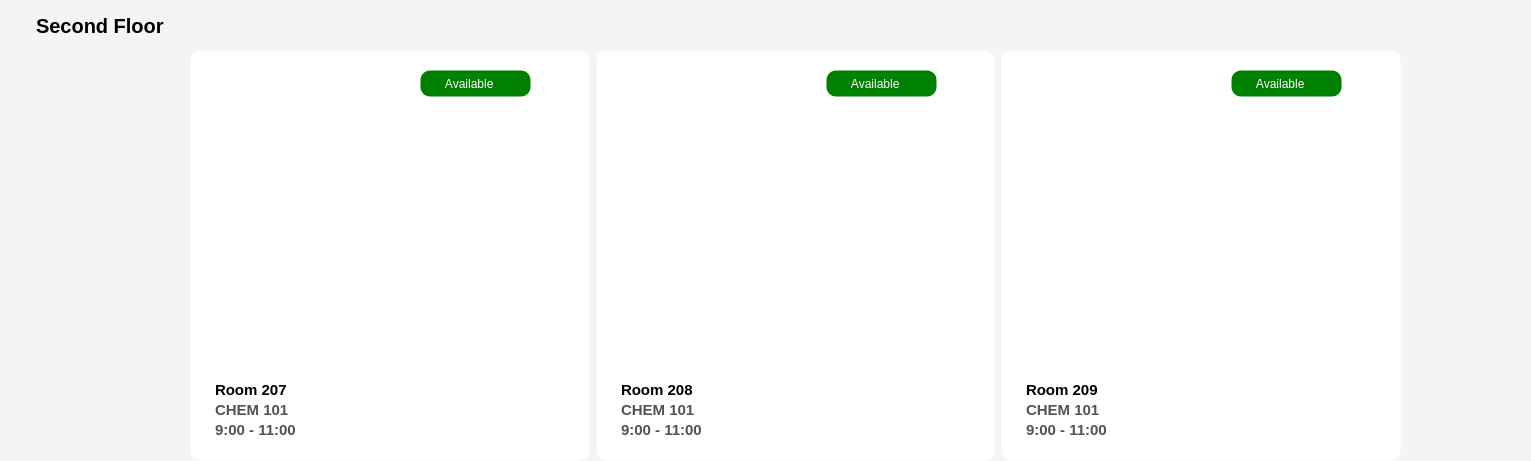
        <widget class="QFrame" name="Floor_frame_2">
         <property name="geometry">
          <rect>
           <x>330</x>
           <y>560</y>
           <width>1531</width>
           <height>461</height>
          </rect>
         </property>
         <property name="styleSheet">
          <string notr="true">QFrame {
    background-color: rgba(244, 244, 245, 255);
    border-radius: 11px;
    border: 1px solid transparent;  /* You can change this to a visible color if needed */
}
</string>
         </property>
         <property name="frameShape">
          <enum>QFrame::StyledPanel</enum>
         </property>
         <property name="frameShadow">
          <enum>QFrame::Raised</enum>
         </property>
         <widget class="QLabel" name="floor_title_3">
          <property name="geometry">
           <rect>
            <x>30</x>
            <y>0</y>
            <width>1181</width>
            <height>51</height>
           </rect>
          </property>
          <property name="styleSheet">
           <string notr="true">font-size:20px;
color:black;
font-weight:bold;</string>
          </property>
          <property name="text">
           <string>Second Floor</string>
          </property>
         </widget>
         <widget class="QFrame" name="room_frame_1">
          <property name="geometry">
           <rect>
            <x>180</x>
            <y>40</y>
            <width>1231</width>
            <height>431</height>
           </rect>
          </property>
          <property name="frameShape">
           <enum>QFrame::StyledPanel</enum>
          </property>
          <property name="frameShadow">
           <enum>QFrame::Raised</enum>
          </property>
          <layout class="QHBoxLayout" name="horizontalLayout_4">
           <item>
            <widget class="QFrame" name="room_card_5">
             <property name="styleSheet">
              <string notr="true">QFrame{
	background-color:white;
	border-radius:10px;
	padding:10px;
}

QFrame::hover{

	background-color:rgba(0, 170, 0,0.01)
}</string>
             </property>
             <property name="frameShape">
              <enum>QFrame::StyledPanel</enum>
             </property>
             <property name="frameShadow">
              <enum>QFrame::Raised</enum>
             </property>
             <layout class="QVBoxLayout" name="verticalLayout_29">
              <item>
               <widget class="QFrame" name="status_frame_5">
                <property name="styleSheet">
                 <string notr="true">QFrame{
	max-height:25px;
	padding:0px;
background-color:transparent;
	
}</string>
                </property>
                <property name="frameShape">
                 <enum>QFrame::StyledPanel</enum>
                </property>
                <property name="frameShadow">
                 <enum>QFrame::Raised</enum>
                </property>
                <widget class="QLabel" name="room_207_status">
                 <property name="geometry">
                  <rect>
                   <x>210</x>
                   <y>0</y>
                   <width>111</width>
                   <height>27</height>
                  </rect>
                 </property>
                 <property name="styleSheet">
                  <string notr="true">QLabel{
background-color:green;
padding:5px;
width:auto;
color:white;
}</string>
                 </property>
                 <property name="text">
                  <string>     Available</string>
                 </property>
                </widget>
               </widget>
              </item>
              <item>
               <widget class="QFrame" name="frame_61">
                <property name="styleSheet">
                 <string notr="true">QFrame{
padding:0px;
margin:0px;

}</string>
                </property>
                <property name="frameShape">
                 <enum>QFrame::StyledPanel</enum>
                </property>
                <property name="frameShadow">
                 <enum>QFrame::Raised</enum>
                </property>
                <widget class="QLabel" name="room_img_5">
                 <property name="geometry">
                  <rect>
                   <x>0</x>
                   <y>0</y>
                   <width>331</width>
                   <height>251</height>
                  </rect>
                 </property>
                 <property name="styleSheet">
                  <string notr="true">QLabel{
	background-color:white;
	border-radius:5px;
}</string>
                 </property>
                 <property name="text">
                  <string/>
                 </property>
                 <property name="pixmap">
                  <pixmap resource="resources.qrc">:/resource/assets/room.jpg</pixmap>
                 </property>
                 <property name="scaledContents">
                  <bool>true</bool>
                 </property>
                </widget>
               </widget>
              </item>
              <item>
               <widget class="QFrame" name="frame_62">
                <property name="styleSheet">
                 <string notr="true">QFrame{
	max-height:40px;
	border-radius:none;
}
QLabel{
	border-radius:none;
}</string>
                </property>
                <property name="frameShape">
                 <enum>QFrame::StyledPanel</enum>
                </property>
                <property name="frameShadow">
                 <enum>QFrame::Raised</enum>
                </property>
                <widget class="QLabel" name="Room_name_5">
                 <property name="geometry">
                  <rect>
                   <x>0</x>
                   <y>0</y>
                   <width>321</width>
                   <height>21</height>
                  </rect>
                 </property>
                 <property name="styleSheet">
                  <string notr="true">QLabel{
	padding:0px;
	font-size:15px;
	color:black;
	font-weight:bold;
}</string>
                 </property>
                 <property name="text">
                  <string>Room 207</string>
                 </property>
                </widget>
                <widget class="QLabel" name="class_name_5">
                 <property name="geometry">
                  <rect>
                   <x>0</x>
                   <y>20</y>
                   <width>321</width>
                   <height>21</height>
                  </rect>
                 </property>
                 <property name="styleSheet">
                  <string notr="true">QLabel{
	padding:0px;
	font-size:15px;
	color:rgb(83, 83, 83);
	font-weight:bold;
}</string>
                 </property>
                 <property name="text">
                  <string>CHEM 101</string>
                 </property>
                </widget>
                <widget class="QLabel" name="class_time_5">
                 <property name="geometry">
                  <rect>
                   <x>0</x>
                   <y>40</y>
                   <width>321</width>
                   <height>21</height>
                  </rect>
                 </property>
                 <property name="styleSheet">
                  <string notr="true">QLabel{
	padding:0px;
	font-size:15px;
	color:rgb(83, 83, 83);
	font-weight:bold;
}</string>
                 </property>
                 <property name="text">
                  <string>9:00 - 11:00</string>
                 </property>
                </widget>
               </widget>
              </item>
             </layout>
            </widget>
           </item>
           <item>
            <widget class="QFrame" name="room_card_8">
             <property name="styleSheet">
              <string notr="true">QFrame{
	background-color:white;
	border-radius:10px;
	padding:10px;
}

QFrame::hover{

	background-color:rgba(0, 170, 0,0.01)
}</string>
             </property>
             <property name="frameShape">
              <enum>QFrame::StyledPanel</enum>
             </property>
             <property name="frameShadow">
              <enum>QFrame::Raised</enum>
             </property>
             <layout class="QVBoxLayout" name="verticalLayout_32">
              <item>
               <widget class="QFrame" name="status_frame_8">
                <property name="styleSheet">
                 <string notr="true">QFrame{
	max-height:25px;
	padding:0px;
background-color:transparent;
	
}</string>
                </property>
                <property name="frameShape">
                 <enum>QFrame::StyledPanel</enum>
                </property>
                <property name="frameShadow">
                 <enum>QFrame::Raised</enum>
                </property>
                <widget class="QLabel" name="room_208_status">
                 <property name="geometry">
                  <rect>
                   <x>210</x>
                   <y>0</y>
                   <width>111</width>
                   <height>27</height>
                  </rect>
                 </property>
                 <property name="styleSheet">
                  <string notr="true">QLabel{
background-color:green;
padding:5px;
width:auto;
color:white;
}</string>
                 </property>
                 <property name="text">
                  <string>     Available</string>
                 </property>
                </widget>
               </widget>
              </item>
              <item>
               <widget class="QFrame" name="frame_67">
                <property name="styleSheet">
                 <string notr="true">QFrame{
padding:0px;
margin:0px;

}</string>
                </property>
                <property name="frameShape">
                 <enum>QFrame::StyledPanel</enum>
                </property>
                <property name="frameShadow">
                 <enum>QFrame::Raised</enum>
                </property>
                <widget class="QLabel" name="room_img_8">
                 <property name="geometry">
                  <rect>
                   <x>0</x>
                   <y>0</y>
                   <width>331</width>
                   <height>251</height>
                  </rect>
                 </property>
                 <property name="styleSheet">
                  <string notr="true">QLabel{
	background-color:white;
	border-radius:5px;
}</string>
                 </property>
                 <property name="text">
                  <string/>
                 </property>
                 <property name="pixmap">
                  <pixmap resource="resources.qrc">:/resource/assets/room.jpg</pixmap>
                 </property>
                 <property name="scaledContents">
                  <bool>true</bool>
                 </property>
                </widget>
               </widget>
              </item>
              <item>
               <widget class="QFrame" name="frame_68">
                <property name="styleSheet">
                 <string notr="true">QFrame{
	max-height:40px;
	border-radius:none;
}
QLabel{
	border-radius:none;
}</string>
                </property>
                <property name="frameShape">
                 <enum>QFrame::StyledPanel</enum>
                </property>
                <property name="frameShadow">
                 <enum>QFrame::Raised</enum>
                </property>
                <widget class="QLabel" name="Room_name_8">
                 <property name="geometry">
                  <rect>
                   <x>0</x>
                   <y>0</y>
                   <width>321</width>
                   <height>21</height>
                  </rect>
                 </property>
                 <property name="styleSheet">
                  <string notr="true">QLabel{
	padding:0px;
	font-size:15px;
	color:black;
	font-weight:bold;
}</string>
                 </property>
                 <property name="text">
                  <string>Room 208</string>
                 </property>
                </widget>
                <widget class="QLabel" name="class_name_8">
                 <property name="geometry">
                  <rect>
                   <x>0</x>
                   <y>20</y>
                   <width>321</width>
                   <height>21</height>
                  </rect>
                 </property>
                 <property name="styleSheet">
                  <string notr="true">QLabel{
	padding:0px;
	font-size:15px;
	color:rgb(83, 83, 83);
	font-weight:bold;
}</string>
                 </property>
                 <property name="text">
                  <string>CHEM 101</string>
                 </property>
                </widget>
                <widget class="QLabel" name="class_time_8">
                 <property name="geometry">
                  <rect>
                   <x>0</x>
                   <y>40</y>
                   <width>321</width>
                   <height>21</height>
                  </rect>
                 </property>
                 <property name="styleSheet">
                  <string notr="true">QLabel{
	padding:0px;
	font-size:15px;
	color:rgb(83, 83, 83);
	font-weight:bold;
}</string>
                 </property>
                 <property name="text">
                  <string>9:00 - 11:00</string>
                 </property>
                </widget>
               </widget>
              </item>
             </layout>
            </widget>
           </item>
           <item>
            <widget class="QFrame" name="room_card_7">
             <property name="styleSheet">
              <string notr="true">QFrame{
	background-color:white;
	border-radius:10px;
	padding:10px;
}

QFrame::hover{

	background-color:rgba(0, 170, 0,0.01)
}</string>
             </property>
             <property name="frameShape">
              <enum>QFrame::StyledPanel</enum>
             </property>
             <property name="frameShadow">
              <enum>QFrame::Raised</enum>
             </property>
             <layout class="QVBoxLayout" name="verticalLayout_31">
              <item>
               <widget class="QFrame" name="status_frame_7">
                <property name="styleSheet">
                 <string notr="true">QFrame{
	max-height:25px;
	padding:0px;
background-color:transparent;
	
}</string>
                </property>
                <property name="frameShape">
                 <enum>QFrame::StyledPanel</enum>
                </property>
                <property name="frameShadow">
                 <enum>QFrame::Raised</enum>
                </property>
                <widget class="QLabel" name="room_209_status">
                 <property name="geometry">
                  <rect>
                   <x>210</x>
                   <y>0</y>
                   <width>111</width>
                   <height>27</height>
                  </rect>
                 </property>
                 <property name="styleSheet">
                  <string notr="true">QLabel{
background-color:green;
padding:5px;
width:auto;
color:white;
}</string>
                 </property>
                 <property name="text">
                  <string>     Available</string>
                 </property>
                </widget>
               </widget>
              </item>
              <item>
               <widget class="QFrame" name="frame_65">
                <property name="styleSheet">
                 <string notr="true">QFrame{
padding:0px;
margin:0px;

}</string>
                </property>
                <property name="frameShape">
                 <enum>QFrame::StyledPanel</enum>
                </property>
                <property name="frameShadow">
                 <enum>QFrame::Raised</enum>
                </property>
                <widget class="QLabel" name="room_img_7">
                 <property name="geometry">
                  <rect>
                   <x>0</x>
                   <y>0</y>
                   <width>331</width>
                   <height>251</height>
                  </rect>
                 </property>
                 <property name="styleSheet">
                  <string notr="true">QLabel{
	background-color:white;
	border-radius:5px;
}</string>
                 </property>
                 <property name="text">
                  <string/>
                 </property>
                 <property name="pixmap">
                  <pixmap resource="resources.qrc">:/resource/assets/room.jpg</pixmap>
                 </property>
                 <property name="scaledContents">
                  <bool>true</bool>
                 </property>
                </widget>
               </widget>
              </item>
              <item>
               <widget class="QFrame" name="frame_66">
                <property name="styleSheet">
                 <string notr="true">QFrame{
	max-height:40px;
	border-radius:none;
}
QLabel{
	border-radius:none;
}</string>
                </property>
                <property name="frameShape">
                 <enum>QFrame::StyledPanel</enum>
                </property>
                <property name="frameShadow">
                 <enum>QFrame::Raised</enum>
                </property>
                <widget class="QLabel" name="Room_name_7">
                 <property name="geometry">
                  <rect>
                   <x>0</x>
                   <y>0</y>
                   <width>321</width>
                   <height>21</height>
                  </rect>
                 </property>
                 <property name="styleSheet">
                  <string notr="true">QLabel{
	padding:0px;
	font-size:15px;
	color:black;
	font-weight:bold;
}</string>
                 </property>
                 <property name="text">
                  <string>Room 209</string>
                 </property>
                </widget>
                <widget class="QLabel" name="class_name_7">
                 <property name="geometry">
                  <rect>
                   <x>0</x>
                   <y>20</y>
                   <width>321</width>
                   <height>21</height>
                  </rect>
                 </property>
                 <property name="styleSheet">
                  <string notr="true">QLabel{
	padding:0px;
	font-size:15px;
	color:rgb(83, 83, 83);
	font-weight:bold;
}</string>
                 </property>
                 <property name="text">
                  <string>CHEM 101</string>
                 </property>
                </widget>
                <widget class="QLabel" name="class_time_7">
                 <property name="geometry">
                  <rect>
                   <x>0</x>
                   <y>40</y>
                   <width>321</width>
                   <height>21</height>
                  </rect>
                 </property>
                 <property name="styleSheet">
                  <string notr="true">QLabel{
	padding:0px;
	font-size:15px;
	color:rgb(83, 83, 83);
	font-weight:bold;
}</string>
                 </property>
                 <property name="text">
                  <string>9:00 - 11:00</string>
                 </property>
                </widget>
               </widget>
              </item>
             </layout>
            </widget>
           </item>
          </layout>
         </widget>
        </widget>
